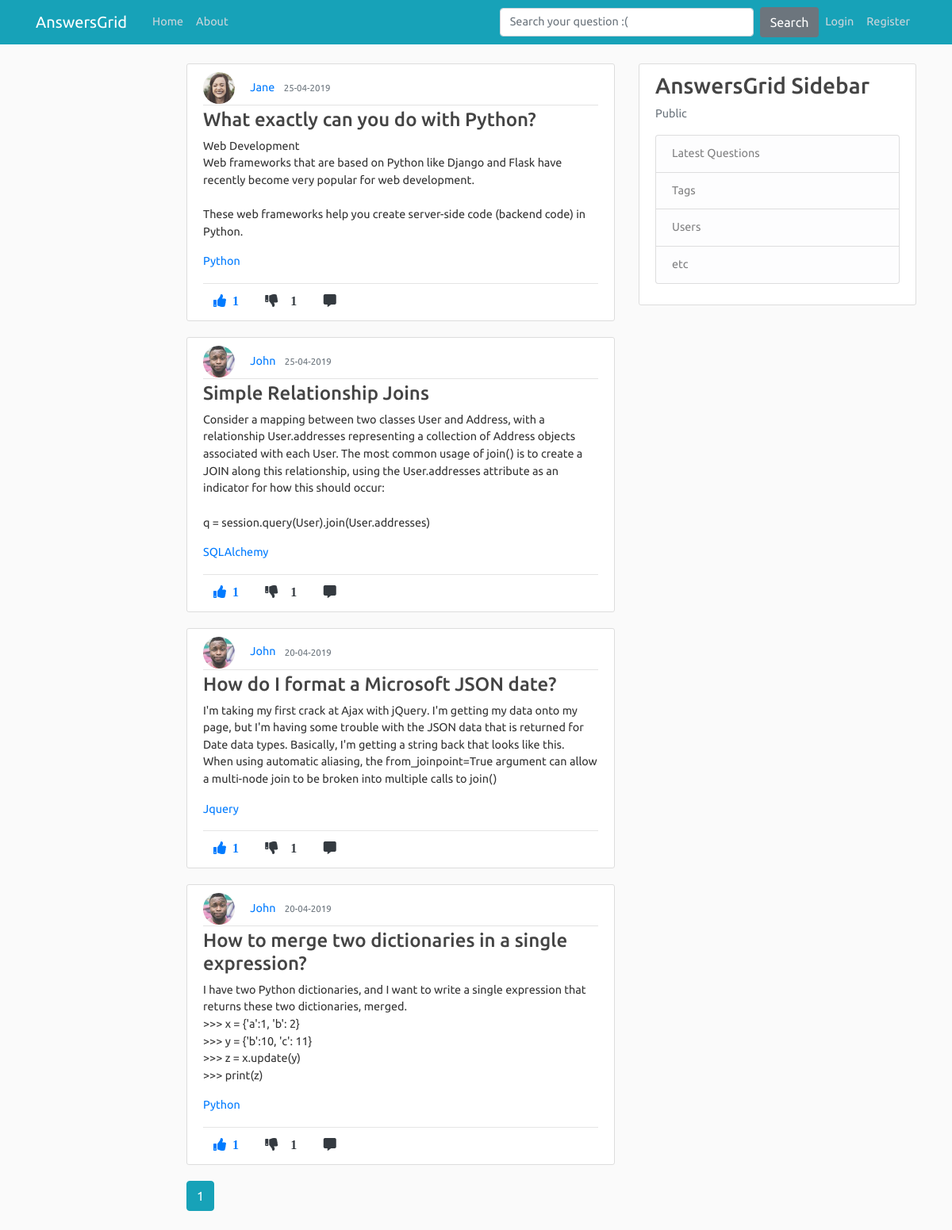
The page /home on the database its author committed.
### application/models.py (models this page shows, shortened)
class Post(db.Model):
    id = db.Column(db.Integer, primary_key=True)
    title = db.Column(db.String(100), nullable=False)
    content = db.Column(db.Text, nullable=False)
    date_posted = db.Column(db.DateTime, nullable=False, default=datetime.utcnow)
    like_count = db.Column(db.Integer, nullable=False, default=0)
    user_id = db.Column(db.Integer, db.ForeignKey('user.id'), nullable=False)
    comments = db.relationship('Comment', backref='commentOnPost', lazy=True)

class User(db.Model, UserMixin):
    id = db.Column(db.Integer, primary_key=True)
    username = db.Column(db.String(20), unique=True, nullable=False)
    email = db.Column(db.String(120), unique=True, nullable=False)
    image_file = db.Column(db.String(20), nullable=False, default='default.jpg')
    password = db.Column(db.String(60), nullable=False)
    posts = db.relationship('Post', backref='author', lazy=True)
    comments = db.relationship('Comment', backref='author', lazy=True)

class tagposts(db.Model):
    id = db.Column(db.Integer, primary_key=True, nullable=False)
    post_id = db.Column(db.Integer, db.ForeignKey('post.id'), nullable=False)
    tag_id = db.Column(db.Integer, db.ForeignKey('tags.tag_id'), nullable=False)

class Tags(db.Model):
    tag_id = db.Column(db.Integer, primary_key=True, nullable=False)
    tag_title = db.Column(db.String,nullable=False)

### application/routes.py (the view)
@app.route("/")
@app.route("/home")
def home():
    page = request.args.get('page',1,type=int)
    posts = Post.query.order_by(Post.date_posted.desc()).paginate(page=page, per_page=5)
    voted = Vote.query.order_by(Vote.post_id.desc())
    joinedTables = db.session.query(tagposts.post_id,tagposts.tag_id,Tags.tag_title,Post.title,Post.user_id,Post.like_count,Post.content).join(Tags).join(Post).all()
    return render_template('home.html', posts=posts, voted=voted, joinedTables=joinedTables)

### application/templates/home.html (shortened to what this page needs)
{% extends "layout.html" %}
{% block content %}
      {% for post in posts.items %}
        <article class="media content-section">
          <div class="media-body">
            <img class="rounded-circle article-img" src="{{ url_for('static', filename='profile_pics/' + post.author.image_file) }}">
            <a class="mr-2" href="{{ url_for('user_posts', username=post.author.username) }}">{{ post.author.username }}</a>
            <small class="text-muted">{{ post.date_posted.strftime('%d-%m-%Y') }}</small>
            <div class="article-metadata">
            </div>
            <h4><a class="article-title" href="{{ url_for('post', post_id=post.id) }}">{{ post.title }}</a></h4>
            <p class="article-content">{{ post.content }}</p>
            {% for tag in joinedTables %}
            {% if post.id in tag %}
            <p><a class="article-content" href="{{ url_for('tags', tag_title=tag.tag_title) }}">{{ tag.tag_title }}</a></p><hr>
            {% endif %}
            {% endfor %}
          <div class="footRow">
            {%  if current_user.is_authenticated %}
              <a href="{{ url_for('upvote', post_id=post.id, user_id=current_user.id) }}"><i class="fas fa-thumbs-up mr-1 btn text-primary upvote"><span class="ml-2 likes-count">{{ post.like_count }}</span></i></a>
              <a href="{{ url_for('upvote', post_id=post.id, user_id=current_user.id) }}"><i class="fas fa-thumbs-down mr-1 btn text-dark"><span id="demo" class="ml-3">{{ post.like_count }}</i></a>
              <a href="{{url_for('comment_post', post_id=post.id)}}"><i class="fas fa-comment-alt mr-1 btn text-dark"></i></a>
              {% else %}
              <a href="#"><i class="fas fa-thumbs-up mr-1 btn text-primary upvote"><span class="ml-2 likes-count">{{ post.like_count }}</span></i></a>
              <a href="#"><i class="fas fa-thumbs-down mr-1 btn text-dark"><span id="demo" class="ml-3">{{ post.like_count }}</i></a>
              <a href="{{url_for('comment_post', post_id=post.id)}}"><i class="fas fa-comment-alt mr-1 btn text-dark"></i></a>
            {% endif %}
            </div>
          </div>
        </article>
      {% endfor %}
    {% for page_num in posts.iter_pages(left_edge=1, right_edge=1, left_current=1, right_current=2) %}
      {% if page_num %}
        {% if posts.page == page_num %}
          <a class="btn btn-info mb-4" href="{{ url_for('home', page=page_num) }}">{{ page_num }}</a>
        {% else %}
          <a class="btn btn-outline-info mb-4" href="{{ url_for('home', page=page_num) }}">{{ page_num }}</a>
        {% endif %}
      {% else %}
      ...
      {% endif %}
    {% endfor %}
{% endblock content %}

### application/templates/layout.html (shortened to what this page needs)
<!DOCTYPE html>
<html>
<head>
    <link rel="stylesheet" href="https://maxcdn.bootstrapcdn.com/bootstrap/4.0.0/css/bootstrap.min.css">
    <link rel="stylesheet" type="text/css" href="{{ url_for('static', filename='main.css') }}">
    <link rel="stylesheet" href="https://use.fontawesome.com/releases/v5.8.1/css/all.css">
</head>
<body>
    <header class="site-header">
      <nav class="navbar navbar-expand-md navbar-dark bg-info fixed-top">
        <div class="container">
          <a class="navbar-brand mr-4" href="/">AnswersGrid</a>
          <div class="collapse navbar-collapse" id="navbarToggle">
            <div class="navbar-nav mr-auto">
              <a class="nav-item nav-link" href="{{ url_for('home') }}">Home</a>
              <a class="nav-item nav-link" href="{{ url_for('about') }}">About</a>
            </div>
            <form method="POST" action="/search" class="form-inline my-2 my-lg-0 form-group">
              <input class="form-control mr-sm-2 search-box" type="search" placeholder="Search your question :(" name="search" aria-label="Search">
              <button class="btn bg-secondary text-white" type="submit">Search</button>
             </form>
            <div class="navbar-nav">
              {%  if current_user.is_authenticated %}
              <a class="nav-item nav-link" href="{{ url_for('new_post') }}">Ask Question</a>
              <a class="nav-item nav-link" href="{{ url_for('account') }}">Account</a>
              <a class="nav-item nav-link" href="{{ url_for('logout') }}">Logout</a>
              {% else  %}
              <a class="nav-item nav-link" href="{{ url_for('login') }}">Login</a>
              <a class="nav-item nav-link" href="{{ url_for('register') }}">Register</a>
            {% endif %}
            </div>
          </div>
        </div>
      </nav>
    </header>
    <main role="main" class="container">
      <div class="row">
        <div class="col-md-2"></div>
        <div class="col-md-6">
          {% block content %}{% endblock %}
        </div>
        <div class="col-md-4">
          <div class="content-section">
            <h3>AnswersGrid Sidebar</h3>
            <p class='text-muted'>Public
              <ul class="list-group">
                <li class="list-group-item list-group-item-light">Latest Questions</li>
                <li class="list-group-item list-group-item-light">Tags</li>
                <li class="list-group-item list-group-item-light">Users</li>
                <li class="list-group-item list-group-item-light">etc</li>
              </ul>
            </p>
          </div>
        </div>
      </div>
    </main>
</body>
</html>

### application/static/main.css (style rules this page uses)
body { background: #fafafa; color: #333333; margin-top: 5rem; }
h1, h2, h3, h4, h5, h6 { color: #444444; }
.bg-info { background-color: #401f54; }
.site-header .navbar-nav .nav-link { color: #cbd5db; }
.content-section { background: #ffffff; padding: 10px 20px; border: 1px solid #dddddd; border-radius: 3px; margin-bottom: 20px; }
.article-title { color: #444444; }
.article-content { white-space: pre-line; }
.article-img { height: 40px; width: 40px; margin-right: 16px; }
.article-metadata { padding-bottom: 1px; margin-bottom: 4px; border-bottom: 1px solid #e3e3e3 }
form .search-box { width:300px; }

### application/templates/layout.html (style rules this page uses)
body { color: #333333; margin-top: 5rem; font-size: .9rem; font-weight: 400; line-height: 1.5; font-family: 'Ubuntu', sans-serif; }
.form-control { display: block; width: 100%; padding: .375rem .75rem; font-size: .9rem; line-height: 1.5; color: #495057; background-color: #fff; background-clip: padding-box; border: 1px solid #ced4da; border-radius: .25rem; transition: border-color .15s ease-in-out,box-shadow .15s ease-in-out; }
form .search-box { width: 20rem!important; }
img { display: inline; }
.footRow { margin-top: -10px; }

### rows shown on the page
Post: image_file (picture), author.username "Jane", date_posted "25-04-2019", title "What exactly can you do with Python?", content "Web Development Web frameworks that are based on Python like Django and Flask have recently become very popular for web development. These web frameworks help you create server-side code (backend code) in Python.", like_count "1"
tagposts: tag_title "Python"
Post: image_file (picture), author.username "John", date_posted "25-04-2019", title "Simple Relationship Joins", content "Consider a mapping between two classes User and Address, with a relationship User.addresses representing a collection of Address objects associated with each User. The most common usage of join() is to create a JOIN along this relationship, using the User.addresses attribute as an indicator for how this should occur: q = session.query(User).join(User.addresses)", like_count "1"
tagposts: tag_title "SQLAlchemy"
Post: image_file (picture), author.username "John", date_posted "20-04-2019", title "How do I format a Microsoft JSON date?", content "I'm taking my first crack at Ajax with jQuery. I'm getting my data onto my page, but I'm having some trouble with the JSON data that is returned for Date data types. Basically, I'm getting a string back that looks like this. When using automatic aliasing, the from_joinpoint=True argument can allow a multi-node join to be broken into multiple calls to join()", like_count "1"
tagposts: tag_title "Jquery"
Post: image_file (picture), author.username "John", date_posted "20-04-2019", title "How to merge two dictionaries in a single expression?", content "I have two Python dictionaries, and I want to write a single expression that returns these two dictionaries, merged. >>> x = {'a':1, 'b': 2} >>> y = {'b':10, 'c': 11} >>> z = x.update(y) >>> print(z)", like_count "1"
tagposts: tag_title "Python"

### other values the page prints
{{ page_num }} "1"
